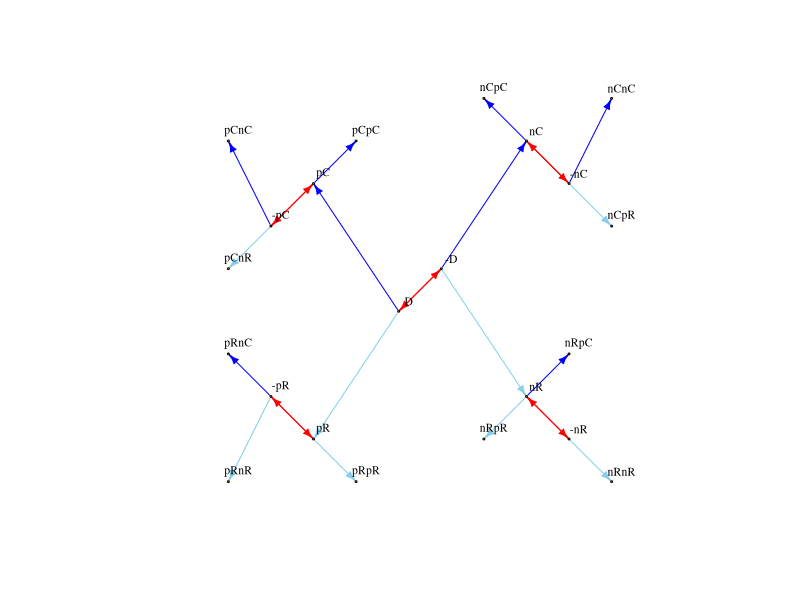
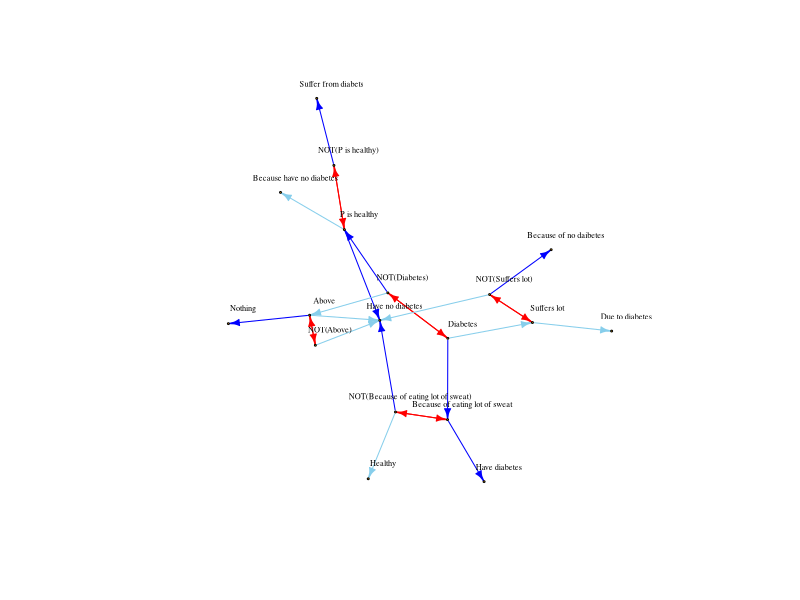
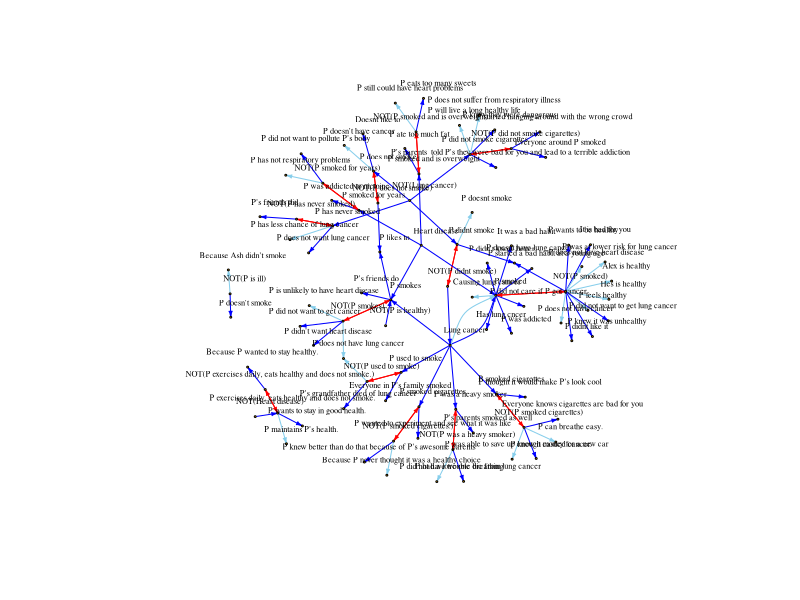

Source code (R) for these figures, in order: (Note: a time limit stopped this script after it produced the figures.)
## ---- chunk 1
rm(list=ls())
knitr::opts_chunk$set(echo=F, warning=F, cache=F, message=F,
                      sanitiz=T, fig.width = 5, fig.height = 3)
## ---- chunk 2
library(tidyr)
library(dplyr)
library(ggplot2)
library(igraph)
char = as.character
num = function(x) {return(as.numeric(as.character(x)))}
## ---- chunk 3
df = read.csv("../../data/experiment1/all_data.csv") %>%
  mutate(response = char(response)) %>%
  filter(!(workerid %in% c(3,4,5,6)))
## ---- chunk 4
df$positive_response = gsub(
  "<span class='variable_word (name|him|he)'>\\{\\{\\}\\}</span>",
  "P",
  df$positive_response)
df$positive_response = gsub(
  "<span class='variable_word his'>\\{\\{\\}\\}</span>",
  "P's",
  df$positive_response)
## ---- chunk 5
# nodes = w0$response
transforms = c("p", "n")
frames = c("C", "R")
n_link_types = length(transforms)*length(frames)

full_graph_structure = data.frame(
  transform1 = c(rep(rep(transforms, c(2,2)), 1),
                 rep(rep(transforms, c(8,8)), 1)),
  frame1 = c(rep(rep(frames, c(1,1)), 2),
             rep(rep(frames, c(4,4)), 2)),
  transform2 = c(rep("", n_link_types),
                 rep(rep(transforms, c(2,2)), 4)),
  frame2 = c(rep("", n_link_types),
             rep(rep(frames, c(1,1)), 8)),
  stringsAsFactors=F) %>%
  filter(frame1==frame2 | transform1!=transform2) %>%
  mutate(var1 = paste(transform1, frame1, sep=""),
         var2 = paste(transform2, frame2, sep=""),
         variable = paste(var1, var2, sep="")) %>%
  mutate(source = ifelse(var2=="", "D", var1),
         target = variable,
         link_type = ifelse(var2=="", var1, var2)) %>%
  select(source, target, link_type)

graph_structure = full_graph_structure

negations = graph_structure %>% 
  filter(link_type %in% c("nC", "nR")) %>%
  mutate(target = paste("-", source, sep=""),
         link_type = "neg") %>%
  rbind(graph_structure %>% 
  filter(link_type %in% c("nC", "nR")) %>%
  mutate(target = source,
         source = paste("-", source, sep=""),
         link_type = "neg"))
cause_negations = graph_structure %>% 
  filter(link_type=="nC") %>%
  mutate(source = paste("-", source, sep=""),
         link_type = "pC")
result_negations = graph_structure %>% 
  filter(link_type=="nR") %>%
  mutate(source = paste("-", source, sep=""),
         link_type = "pR")
graph_structure = graph_structure %>%
  filter(!(link_type %in% c("nC", "nR"))) %>%
  rbind(negations) %>% rbind(cause_negations) %>% rbind(result_negations)

graph_structure = graph_structure %>% unique()

edge_types = matrix(c(graph_structure$source, graph_structure$target), ncol=2) %>%
  t %>% c

link_color_map = c(
  pC = "blue",
  pR = "skyblue",
  nC = "red",
  nR = "pink",
  neg = "red"
)

link_colors = link_color_map[graph_structure$link_type]

abstract_graph = make_graph(edge_types, directed=T)

node_types = names(V(abstract_graph))

orig_node_types = c("D","pC","pR","nC","nR","pCpC","pCnC","pCnR","pRpR","pRnC","pRnR", "nCpC", "nCpR", "nCnC", "nRpC", "nRpR", "nRnR", "-D", "-pC", "-pR", "-nC", "-nR")
orig_node_positions = data.frame(
  variable = orig_node_types,
  #     D     pC    pR    nC    nR    pCpC pCnC pCnR pRpR pRnC pRnR nCpC nCpR nCnC nRpC nRpR nRnR -D    -pC   -pR   -nC   -nR
  r = c(4,    2,    2,    7,    7,    3,   0,   0,   3,   0,   0,   6,   9,   9,   8,   6,   9,   5,    1,    1,    8,    8),
  c = c(4,    7,    1,    8,    2,    8,   8,   5,   0,   3,   0,   9,   6,   9,   3,   1,   0,   5,    6,    2,    7,    1)
)
node_positions = data.frame(
    variable = node_types
  ) %>%
  mutate(r = sapply(char(variable), function(v) {return((orig_node_positions %>% filter(variable==v))$r[1])})) %>%
  mutate(c = sapply(char(variable), function(v) {return((orig_node_positions %>% filter(variable==v))$c[1])}))

abstract_layout = matrix(c(node_positions$r, node_positions$c), byrow=F, ncol=2)

plot(abstract_graph,
     vertex.size=1,
     vertex.label.cex=0.7,
     vertex.label.color="black",
     vertex.label.dist=1,
     edge.color=link_colors,
     layout=abstract_layout,
     edge.arrow.size=0.5)

# layout_as_tree(abstract_graph)
## ---- chunk 6
# great examples: 10, 11, 17, 18, 19
# tautological: 7
# messy: 8, 12
# worker_to_graph = 19

worker_to_graph = 8
w = df %>%
  select(response, positive_response, variable, workerid) %>%
  filter(workerid==worker_to_graph) %>%
  # hard code graph similarity merges
  # mutate(positive_response = ifelse(positive_response=="P has lung cancer", "Lung cancer", positive_response)) %>%
  # mutate(positive_response = ifelse(positive_response=="P does not have lung cancer", "P doesn't have lung cancer", positive_response)) %>%
  filter(!is.na(response))
responses = w$positive_response
names(responses) = w$variable

edges_df = full_graph_structure %>%
  select(source, target, link_type) %>%
  filter(target %in% w$variable & source %in% w$variable) %>%
  mutate(source = responses[source],
         target = responses[target]) %>%
  unique()

## make negations of D, pC, nC, nR, pR
negations = edges_df %>% 
  filter(link_type %in% c("nC", "nR")) %>%
  mutate(target = paste("NOT(", source, ")", sep=""),
         link_type = "neg") %>%
  rbind(edges_df %>% 
  filter(link_type %in% c("nC", "nR")) %>%
  mutate(target = source,
         source = paste("NOT(", source, ")", sep=""),
         link_type = "neg"))
cause_negations = edges_df %>% 
  filter(link_type=="nC") %>%
  mutate(source = paste("NOT(", source, ")", sep=""),
         link_type = "pC")
result_negations = edges_df %>% 
  filter(link_type=="nR") %>%
  mutate(source = paste("NOT(", source, ")", sep=""),
         link_type = "pR")
edges_df = edges_df %>%
  filter(!(link_type %in% c("nC", "nR"))) %>%
  rbind(negations) %>% rbind(cause_negations) %>% rbind(result_negations) %>%
  unique()

edges_df = edges_df %>%
  # hard code graph similarity merges
  # mutate(source = ifelse(source=="NOT(P is not ill)", "P is ill", source),
  #        target = ifelse(target=="NOT(P is not ill)", "P is ill", target)) %>%
  # mutate(source = ifelse(source=="NOT(Lung cancer)", "P doesn't have lung cancer", source),
  #        target = ifelse(target=="NOT(Lung cancer)", "P doesn't have lung cancer", target)) %>%
  # mutate(source = ifelse(source=="NOT(P is ill)", "P is not ill", source),
  #        target = ifelse(target=="NOT(P is ill)", "P is not ill", target)) %>%
  unique()

edges = matrix(c(edges_df$source, edges_df$target), ncol=2) %>%
  t %>% c

link_colors = link_color_map[edges_df$link_type]

g = make_graph(edges, directed=T)

nodes = names(V(g))

# get node locations
row_pos = node_positions$r
names(row_pos) = node_positions$variable
col_pos = node_positions$c
names(col_pos) = node_positions$variable

negations = w %>% filter(variable%in%c("nR", "nC", "D", "pR", "pC")) %>%
  mutate(positive_response = paste("NOT(", positive_response, ")", sep=""),
         variable = paste("-", variable, sep=""))
nodes_df = w %>% 
  rbind(negations) %>%
  group_by(positive_response) %>%
  summarise(variable = variable[1])
first_vars = nodes_df$variable
names(first_vars) = nodes_df$positive_response

positions = data.frame(
  positive_response = nodes,
  variable = first_vars[nodes],
  stringsAsFactors = F) %>%
  mutate(r = row_pos[char(variable)],
         c = col_pos[char(variable)])

g_layout = matrix(c(positions$r, positions$c), byrow=F, ncol=2)

# pdf(file=paste("graphs/s", worker_to_graph, ".pdf", sep=""))
plot(g,
     vertex.size=1,
     vertex.label.cex=0.5,
     vertex.label.color="black",
     vertex.label.dist=1.5,
     edge.color=link_colors,
     # layout=g_layout,
     edge.arrow.size=0.5
     )
# dev.off()
## ---- chunk 7
# for each (call it "central") node,
#   for each other (call it "peripheral") node,
#     what pattern(s) connect(s) the two?
#   do any peripheral nodes share patterns?
#   if they do, adjust the count for that pair up
# look at the counts: are node pairs with high counts similar?
graph_similarity_counts = matrix(0, nrow=length(nodes), ncol=length(nodes), dimnames = list(nodes, nodes))
for (central_node in nodes) {
  signatures_for_nodes = list()
  for (peripheral_node in nodes) {
    # find path(s) between the two
    paths = all_simple_paths(g, from=central_node, to=peripheral_node, mode="all")
    # for each path, get the corresponding link pattern
    path_signatures = c()
    for (path in paths) {
      nodes_visited = nodes[path]
      previous_node = nodes_visited[[1]]
      path_signature = ""
      for (path_node in nodes_visited[2:length(nodes_visited)]) {
        link_pattern = paste((edges_df %>% filter((source==previous_node & target==path_node) | (target==previous_node & source==path_node)))$link_type, collapse="+")
        if (nchar(link_pattern) > 0) {
          path_signature = paste(path_signature, link_pattern, sep=" ")
        }
        previous_node = path_node
      }
      if (nchar(path_signature) > 0) {
        path_signatures = c(path_signatures, path_signature)
      }
    }
    signatures_for_nodes[[peripheral_node]] = path_signatures
  }
  # if any peripheral nodes have matching patterns off of the central node, increment their counts
  for (node1 in names(signatures_for_nodes)) {
    for (node2 in names(signatures_for_nodes)) {
      if (node1!=node2 & length(intersect(signatures_for_nodes[[node1]], signatures_for_nodes[[node2]])) > 0) {
        graph_similarity_counts[node1, node2] = graph_similarity_counts[node1, node2] + 1
      }
    }
  }
}

similarity_df = expand.grid(node1=nodes, node2=nodes) %>%
  mutate(similarity = mapply(function(node1, node2) {
    if (node1 != node2 & graph_similarity_counts[node1, node2] > 0) {
      return(graph_similarity_counts[node1, node2])
    } else {
      return(0)
    }
  }, node1, node2))
similarity_df %>% filter(similarity == max(similarity_df$similarity))
## ---- chunk 8
all_edges_df = do.call(rbind, lapply(unique(df$workerid), function(worker_to_graph) {
  w = df %>%
    select(response, positive_response, variable, workerid) %>%
    filter(workerid==worker_to_graph) %>%
    filter(!is.na(response))
  responses = w$positive_response
  names(responses) = w$variable
  
  edges_df = full_graph_structure %>%
    select(source, target, link_type) %>%
    filter(target %in% w$variable & source %in% w$variable) %>%
    mutate(source = responses[source],
           target = responses[target]) %>%
    unique()
  
  ## make negations of D, pC, nC, nR, pR
  negations = edges_df %>% 
    filter(link_type %in% c("nC", "nR")) %>%
    mutate(target = paste("NOT(", source, ")", sep=""),
           link_type = "neg") %>%
    rbind(edges_df %>% 
            filter(link_type %in% c("nC", "nR")) %>%
            mutate(target = source,
                   source = paste("NOT(", source, ")", sep=""),
                   link_type = "neg"))
  cause_negations = edges_df %>% 
    filter(link_type=="nC") %>%
    mutate(source = paste("NOT(", source, ")", sep=""),
           link_type = "pC")
  result_negations = edges_df %>% 
    filter(link_type=="nR") %>%
    mutate(source = paste("NOT(", source, ")", sep=""),
           link_type = "pR")
  edges_df = edges_df %>%
    filter(!(link_type %in% c("nC", "nR"))) %>%
    rbind(negations) %>% rbind(cause_negations) %>% rbind(result_negations) %>%
    unique()
  return(edges_df)
})) %>%
  unique()
## ---- chunk 9
target_word = "smoke"
sub_edges_df = all_edges_df %>%
  filter(grepl(target_word, source) | grepl(target_word, target))
## ---- chunk 10
edges = matrix(c(sub_edges_df$source, sub_edges_df$target), ncol=2) %>%
  t %>% c

link_colors = link_color_map[sub_edges_df$link_type]

g = make_graph(edges, directed=T)

nodes = names(V(g))

# get node locations
row_pos = node_positions$r
names(row_pos) = node_positions$variable
col_pos = node_positions$c
names(col_pos) = node_positions$variable

negations = w %>% filter(variable%in%c("nR", "nC", "D", "pR", "pC")) %>%
  mutate(positive_response = paste("NOT(", positive_response, ")", sep=""),
         variable = paste("-", variable, sep=""))
nodes_df = w %>% 
  rbind(negations) %>%
  group_by(positive_response) %>%
  summarise(variable = variable[1])
first_vars = nodes_df$variable
names(first_vars) = nodes_df$positive_response

positions = data.frame(
  positive_response = nodes,
  variable = first_vars[nodes],
  stringsAsFactors = F) %>%
  mutate(r = row_pos[char(variable)],
         c = col_pos[char(variable)])

g_layout = matrix(c(positions$r, positions$c), byrow=F, ncol=2)

# pdf(file=paste("graphs/s", worker_to_graph, ".pdf", sep=""))
plot(g,
     vertex.size=1,
     # vertex.label=NA,
     vertex.label.cex=0.5,
     vertex.label.color="black",
     vertex.label.dist=1.5,
     edge.color=link_colors,
     # layout=g_layout,
     edge.arrow.size=0.25
     )
# dev.off()
## ---- chunk 11
# for each (call it "central") node,
#   for each other (call it "peripheral") node,
#     what pattern(s) connect(s) the two?
#   do any peripheral nodes share patterns?
#   if they do, adjust the count for that pair up
# look at the counts: are node pairs with high counts similar?
graph_similarity_counts = matrix(0, nrow=length(nodes), ncol=length(nodes), dimnames = list(nodes, nodes))
for (central_node in nodes) {
  signatures_for_nodes = list()
  for (peripheral_node in nodes) {
    # find path(s) between the two
    paths = all_simple_paths(g, from=central_node, to=peripheral_node, mode="all")
    # for each path, get the corresponding link pattern
    path_signatures = c()
    for (path in paths) {
      nodes_visited = nodes[path]
      previous_node = nodes_visited[[1]]
      path_signature = ""
      for (path_node in nodes_visited[2:length(nodes_visited)]) {
        link_pattern = paste((sub_edges_df %>% filter((source==previous_node & target==path_node) | (target==previous_node & source==path_node)))$link_type, collapse="+")
        if (nchar(link_pattern) > 0) {
          path_signature = paste(path_signature, link_pattern, sep=" ")
        }
        previous_node = path_node
      }
      if (nchar(path_signature) > 0) {
        path_signatures = c(path_signatures, path_signature)
      }
    }
    signatures_for_nodes[[peripheral_node]] = path_signatures
  }
  # if any peripheral nodes have matching patterns off of the central node, increment their counts
  for (node1 in names(signatures_for_nodes)) {
    for (node2 in names(signatures_for_nodes)) {
      if (node1!=node2 & length(intersect(signatures_for_nodes[[node1]], signatures_for_nodes[[node2]])) > 0) {
        graph_similarity_counts[node1, node2] = graph_similarity_counts[node1, node2] + 1
      }
    }
  }
}
similarity_df = expand.grid(node1=nodes, node2=nodes) %>%
  mutate(similarity = mapply(function(node1, node2) {
    if (node1 != node2 & graph_similarity_counts[node1, node2] > 0) {
      return(graph_similarity_counts[node1, node2])
    } else {
      return(0)
    }
  }, node1, node2))
similarity_df %>% filter(similarity == max(similarity_df$similarity))
## ---- chunk 12
all_simple_paths(g, from="NOT(P smoked)", to="Lung cancer")

central_node = "NOT(P didnt smoke)"
peripheral_node = "Lung cancer"
